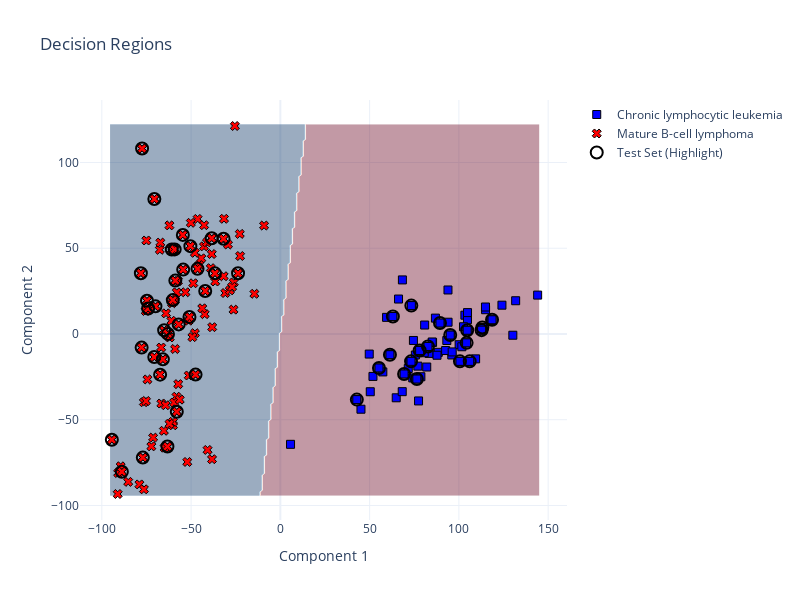

The notebook cell saved with this chart:
### Code cell
plot_decision_regions_plotly(
    X=X_blood,
    y=y_blood,
    classifier=ppn,
    X_test=X_test_blood,
    y_test=y_test_blood,
    target_names=target_map_blood
)

### Figure 1 — Plotly figure (JSON) as saved in the notebook; plotly's stock layout.template omitted (floating-point values rounded to 4 significant figures; data arrays with more than 128 entries replaced by an {"elided": "..."} marker saying what was removed)
{"data": [{"colorscale": [[0, "rgb(103,0,31)"], [0.1, "rgb(178,24,43)"], [0.2, "rgb(214,96,77)"], [0.3, "rgb(244,165,130)"], [0.4, "rgb(253,219,199)"], [0.5, "rgb(247,247,247)"], [0.6, "rgb(209,229,240)"], [0.7, "rgb(146,197,222)"], [0.8, "rgb(67,147,195)"], [0.9, "rgb(33,102,172)"], [1, "rgb(5,48,97)"]], "hoverinfo": "skip", "line": {"width": 0}, "opacity": 0.4, "showscale": false, "type": "contour", "x": {"elided": "200 float values"}, "y": {"elided": "200 float values"}, "z": {"elided": "200x200 int values"}}, {"hovertemplate": "<b>Chronic lymphocytic leukemia</b><br>Component1: %{x:.2f}<br>Component2: %{y:.2f}<extra></extra>", "marker": {"color": "blue", "line": {"color": "black", "width": 1}, "size": 8, "symbol": "square"}, "mode": "markers", "name": "Chronic lymphocytic leukemia", "type": "scatter", "x": [124.1, 78.71, 103.4, 78.02, 75.61, 83.33, 106.0, 69.31, 104.8, 144.1, 89.41, 115.0, 5.703, 72.41, 77.4, 81.99, 63.02, 74.15, 88.46, 64.9, 104.8, 66.19, 113.1, 112.7, 130.2, 109.4, 86.85, 87.75, 50.35, 74.52, 51.87, 73.19, 102.6, 80.57, 117.9, 77.81, 55.24, 80.83, 73.36, 68.36, 100.6, 71.64, 82.67, 85.25, 131.8, 104.6, 100.1, 95.14, 57.4, 42.84, 93.24, 96.01, 68.26, 85.04, 114.9, 76.46, 118.6, 92.56, 49.78, 93.88, 77.01, 61.38, 101.7, 59.49, 96.24, 93.94, 45.14, 104.3, 55.24, 89.41, 95.14, 104.6, 42.84, 73.19, 106.0, 73.36, 113.1, 118.6, 69.31, 78.02, 61.38, 76.46, 63.02, 112.7, 100.6, 104.3, 82.67], "y": [16.79, -24.93, 10.95, -9.623, -12.28, -11.34, -15.98, -23.33, 8.313, 22.67, 6.373, 14.14, -64.35, -16.59, -39.06, -19.27, 10.19, -25.63, -10.7, -37.21, 12.46, 20.37, 3.734, 2.218, -0.7317, -14.51, 9.253, -12.41, -33.69, -3.775, -24.76, -15.96, 4.216, -10.94, 7.925, -9.35, -19.81, 5.208, 16.53, 31.52, -15.96, -20.14, -7.285, -4.925, 19.38, 2.167, -6.267, -0.6192, -22.12, -38.27, -3.813, -12.24, -33.64, -4.685, 15.72, -26.28, 8.28, -9.651, -11.72, 25.66, -18.75, -12.08, -7.448, 9.693, -10.46, 6.86, -43.87, -5.171, -19.81, 6.373, -0.6192, 2.167, -38.27, -15.96, -15.98, 16.53, 3.734, 8.28, -23.33, -9.623, -12.08, -26.28, 10.19, 2.218, -15.96, -5.171, -7.285]}, {"hovertemplate": "<b>Mature B-cell lymphoma</b><br>Component1: %{x:.2f}<br>Component2: %{y:.2f}<extra></extra>", "marker": {"color": "red", "line": {"color": "black", "width": 1}, "size": 8, "symbol": "x"}, "mode": "markers", "name": "Mature B-cell lymphoma", "type": "scatter", "x": {"elided": "138 float values"}, "y": {"elided": "138 float values"}}, {"hoverinfo": "skip", "marker": {"color": "black", "line": {"width": 2}, "size": 12, "symbol": "circle-open"}, "mode": "markers", "name": "Test Set (Highlight)", "type": "scatter", "x": [-70.62, -70.58, 55.24, -60.83, -74.72, -78.13, 89.41, -50.4, 95.14, 104.6, 42.84, 73.19, -54.43, -65.8, -77.04, -46.39, -42.08, -69.95, 106.0, -23.7, 73.36, -58.83, -50.91, -36.63, -54.62, 113.1, 118.6, -88.77, -74.05, -47.5, 69.31, 78.02, -77.71, -77.45, -31.83, 61.38, 76.46, -67.35, 63.02, -56.96, 112.7, -62.96, -65.09, 100.6, 104.3, -60.23, -59.19, -94.38, -63.25, -58.01, -38.44, 82.67], "y": [-13.45, 78.69, -19.81, 49.26, 19.4, 35.45, 6.373, 51.22, -0.6192, 2.167, -38.27, -15.96, 37.54, -14.79, -72.08, 37.96, 25.09, 16.11, -15.98, 35.38, 16.53, 31.11, 9.908, 35.36, 57.76, 3.734, 8.28, -80.37, 14.82, -23.68, -23.33, -9.623, -7.943, 108.1, 55.51, -12.08, -26.28, -23.71, 10.19, 5.569, 2.218, 0.05192, 2.153, -15.96, -5.171, 19.75, 49.32, -61.68, -65.64, -45.33, 55.82, -7.285]}], "layout": {"height": 600, "title": {"text": "Decision Regions"}, "width": 800, "xaxis": {"title": {"text": "Component 1"}}, "yaxis": {"title": {"text": "Component 2"}}}}
